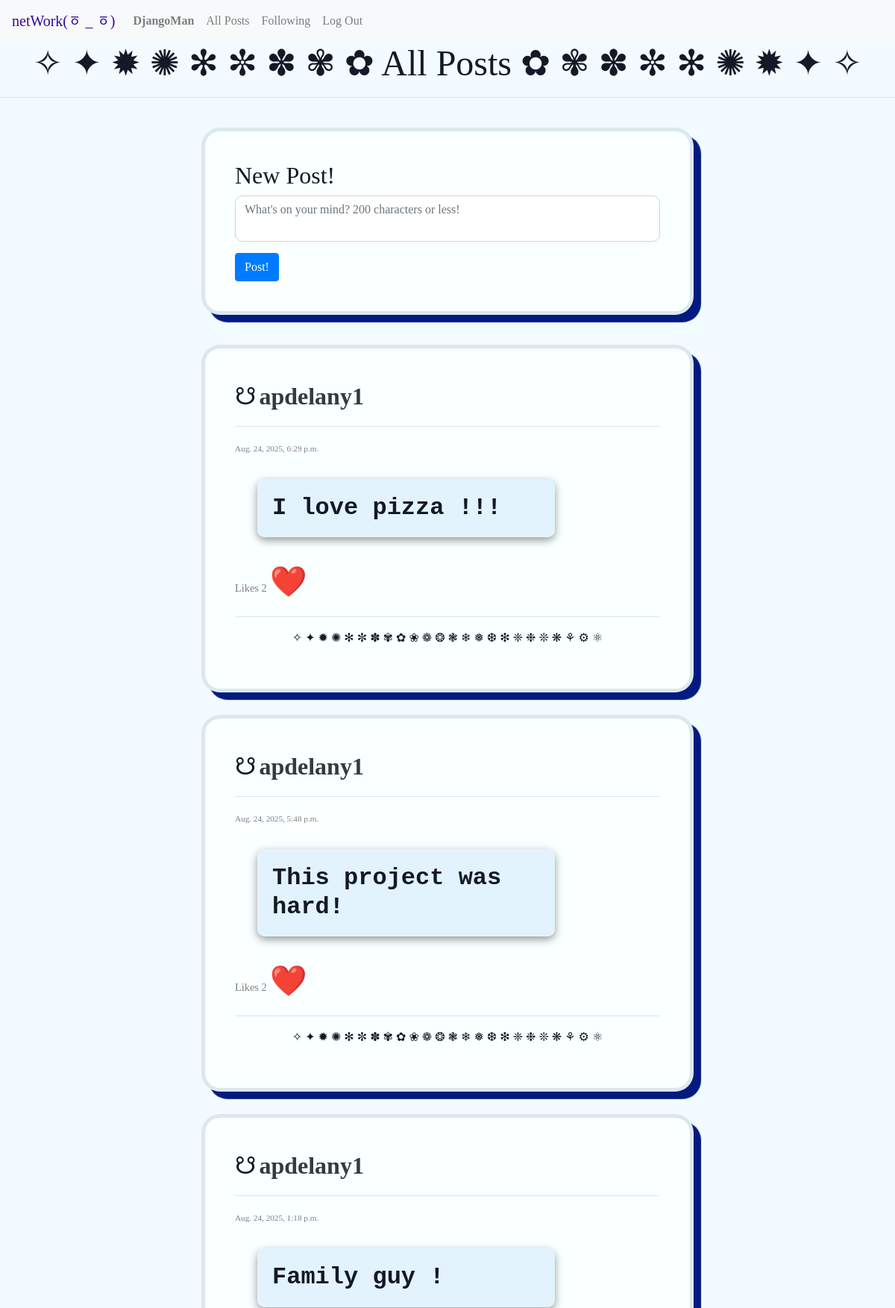
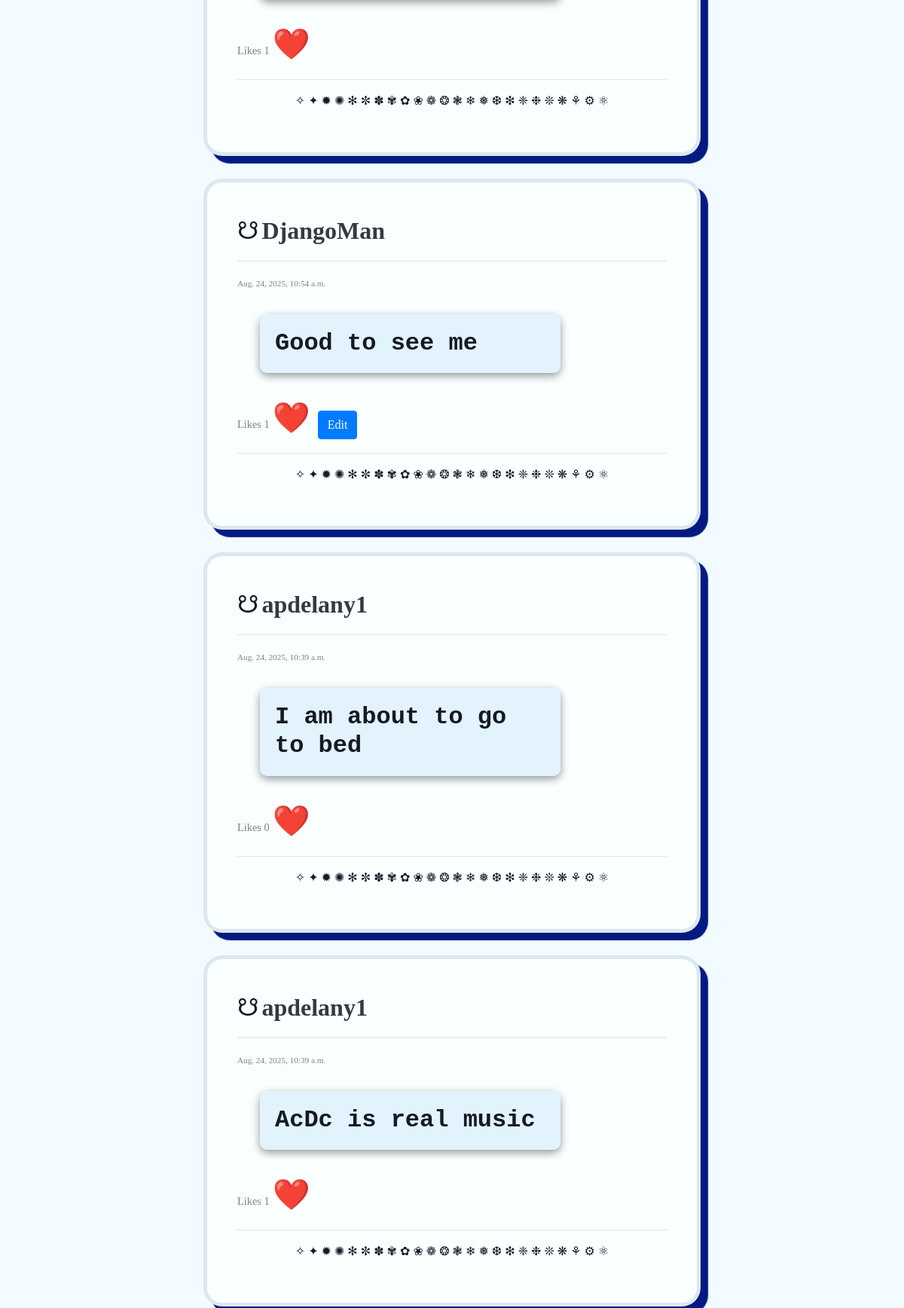
Screenshot of / (signed in, upper part) with the database file from the repository (2 pictures, top to bottom).
### network/models.py (models this page shows, shortened)
class User(AbstractUser):
    pass

class Posts(models.Model):
    owner = models.ForeignKey(User, on_delete=models.CASCADE, related_name="posts")
    text = models.TextField(max_length=200)
    created = models.DateTimeField(auto_now_add=True)
    likeCount = models.IntegerField(default=0)

### network/views.py (the view)
# urls.py: path("", views.index, name="index"),
def index(request):
    posts = Posts.objects.order_by("-created").all()
    paginator = Paginator(posts, 10)
    page_number = request.GET.get("page")
    page_obj = paginator.get_page(page_number)
    return render(request, "network/index.html", {
        "page_obj" : page_obj,
        "currentUser" : request.user.username,
    })

### network/templates/network/index.html (shortened to what this page needs)
{% extends "network/layout.html" %}
{% load static %}
{% block body %}
<div class="container-xxl" id="container">
    <h1 style="font-size:3rem; text-align:center">✧ ✦ ✹ ✺ ✻ ✼ ✽ ✾ ✿ All Posts ✿ ✾ ✽ ✼ ✻ ✺ ✹ ✦ ✧</h1>
    <hr>
    {% if user.is_authenticated %}
    <section class="post" id="statusBox">
        <h2>New Post!</h2>
        <form id="statusUpdate" action="{% url 'post' %}">
            <textarea class="form-control" id="post-body" placeholder="What's on your mind? 200 characters or less!"
                name="post"></textarea>
            <input class="btn btn-primary" type="submit" value="Post!">
        </form>
    </section>
    {% endif %}
    <section id="allPosts">
        {% for post in page_obj %}
        <div class="post">
            <span style="font-size:2rem">☋</span>
            <a href="{% url 'userProfile' post.owner.username %}" class="font-weight-bold text-dark h2">
                {{post.owner.username}} <br>
            </a>
            <hr>
            <span class="text-right" style="font-size: 0.7rem;color:gray;">
                {{ post.created }}
            </span>
            <br>
            <p class="h1"> {{post.text}} </p>
            <span>
                <span style="font-size:0.9rem; color:gray;">Likes <span>{{ post.likeCount }}</span></span>
                {% if user.is_authenticated %}
                    <a href="{% url 'like' post.id %}" class="clickLike {{post.id}}" id="{{ forloop.counter0 }}">
                        ❤️
                    </a>
                {% else %}
                    <a href="{% url 'login' %}">
                        ❤️
                    </a>
                {% endif %}
            </span>
            {% if request.user == post.owner %}
            <a href="{% url 'edit' post.id %}" class="btn btn-primary editButton {{ post.id }}">
                Edit
            </a>
            {% endif %}
            <hr>
            <div class="emoji">
                <p>✧ ✦ ✹ ✺ ✻ ✼ ✽ ✾ ✿ ❀ ❁ ❂ ❃ ❄ ❅ ❆ ❇ ❈ ❉ ❊ ❋ ⚘ ⚙ ⚛</p>
            </div>
        </div>
        {% endfor %}
    </section>
</div>
{% endblock %}

### network/templates/network/layout.html (shortened to what this page needs)
{% load static %}
<!DOCTYPE html>
<html lang="en">
    <head>
        <link rel="stylesheet" href="https://stackpath.bootstrapcdn.com/bootstrap/4.4.1/css/bootstrap.min.css">
        <link href="{% static 'network/styles.css' %}" rel="stylesheet">
    </head>
    <body>
        <nav class="navbar navbar-expand-lg navbar-light bg-light">
            <a class="navbar-brand" href="{% url 'index' %}" style="color:rgb(52, 11, 148);">netWork(ㆆ _ ㆆ)</a>
            <div>
              <ul class="navbar-nav mr-auto">
                {% if user.is_authenticated %}
                    <li class="nav-item">
                        <a class="nav-link profile userProfile" href="{% url 'userProfile' user.username %}"><strong>{{ user.username }}</strong></a>
                    </li>
                {% endif %}
                <li class="nav-item">
                  <a class="nav-link" href="{% url 'index' %}" id="all-posts">All Posts</a>
                </li>
                {% if user.is_authenticated %}
                    <li class="nav-item">
                        <a class="nav-link following" id="following" href="{% url 'following' %}">Following</a>
                    </li>
                    <li class="nav-item">
                        <a class="nav-link" href="{% url 'logout' %}">Log Out</a>
                    </li>
                {% endif %}
              </ul>
            </div>
          </nav>
        <div class="body">
            {% block body %}
            {% endblock %}
        </div>
    </body>
</html>

### network/static/network/styles.css (style rules this page uses)
body { font-family: Georgia, 'Times New Roman', Times, serif; background: #e7f8ff85; color: rgb(20, 25, 39); }
#post-body { resize: none; margin-bottom: 15px; border-radius: 10px; }
.post { margin: 0 auto; padding: 40px; width: 55%; text-align: left; border-radius: 25px; flex-direction: column; justify-content: space-around; border: 5px solid rgba(148, 178, 197, 0.301); box-shadow: 10px 10px 1px rgb(3, 26, 129); margin-bottom: 30px; background: rgb(250, 255, 255); }
.post .h1 { font-size: 2rem; background-color: rgba(224, 242, 254, 0.925); font-weight: bold; padding: 20px; border-radius: 10px; box-shadow: 0 4px 12px rgba(0, 0, 0, 0.411); margin: 30px; font-family: 'Courier New', Courier, monospace; width: 70%; }
.clickLike { color: #333; text-decoration: none; font-size: 40px; }
#statusBox { margin-top: 40px; margin-bottom: 40px; }
.emoji { text-align: center; }

### rows the page displays
User: username "DjangoMan"
Posts: owner.username "apdelany1", created "Aug. 24, 2025, 6:29 p.m.", text "I love pizza !!!", likeCount "2"
Posts: owner.username "apdelany1", created "Aug. 24, 2025, 5:48 p.m.", text "This project was hard!", likeCount "2"
Posts: owner.username "apdelany1", created "Aug. 24, 2025, 1:18 p.m.", text "Family guy !", likeCount "1"
Posts: owner.username "DjangoMan", created "Aug. 24, 2025, 10:54 a.m.", text "Good to see me", likeCount "1"
Posts: owner.username "apdelany1", created "Aug. 24, 2025, 10:39 a.m.", text "I am about to go to bed", likeCount "0"
Posts: owner.username "apdelany1", created "Aug. 24, 2025, 10:39 a.m.", text "AcDc is real music", likeCount "1"
